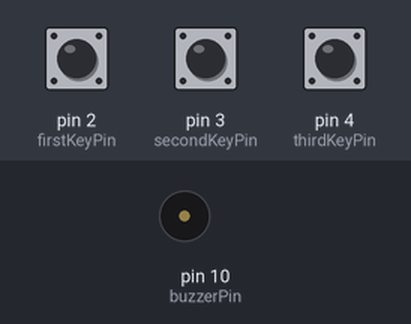
A sketch run on a simulated Arduino Uno, built with avr-gcc and run on an emulated ATmega328P. Shown: buzzer (waves = sounding). Inputs (shaded band) come from the test bench; at power-on: pin 2 (firstKeyPin) HIGH, pin 3 (secondKeyPin) HIGH, pin 4 (thirdKeyPin) HIGH.

Above: at 1.2 s.
1.3 s: pin 2 (firstKeyPin) pulled LOW for 0.15 s
At 1.37 s:
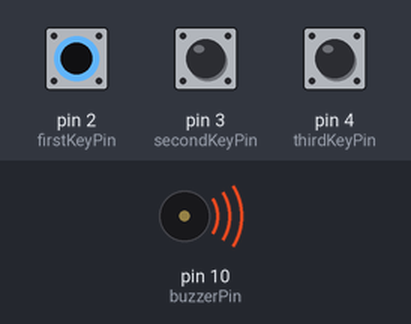
2.9 s: pin 2 (firstKeyPin) pulled LOW for 3.2 s
At 6.9 s:
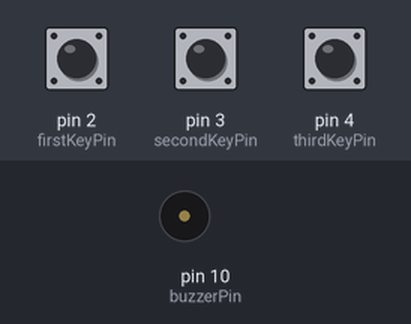
7.6 s: pin 3 (secondKeyPin) pulled LOW for 3.2 s
At 8.0 s:
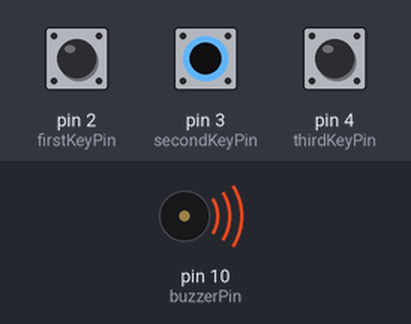
Timing chart, 0 to 12.3 s (numbered marks = the images above; inputs shaded):
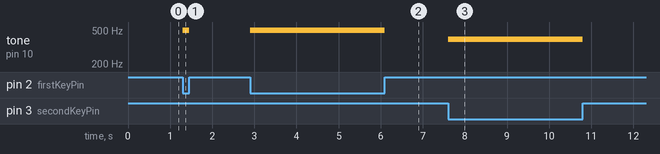

Measured:
- after the input at 1.3 s, tone on pin 10 (buzzerPin): silent → 494 Hz at once, → silent 0.15 s later
- after the input at 2.9 s, tone on pin 10 (buzzerPin): silent → 494 Hz at once, → silent 3.2 s later
- after the input at 7.6 s, tone on pin 10 (buzzerPin): silent → 392 Hz at once, → silent 3.2 s later

The sketch:

C2B_Trumpet_-_MultipleTones.ino
```cpp
/*
  SparkFun Inventor’s Kit
  Circuit 2B-ButtonTrumpet

  Use 3 buttons plugged to play musical notes on a buzzer.

  This sketch was written by SparkFun Electronics, with lots of help from the Arduino community.
  This code is completely free for any use.

  View circuit diagram and instructions at: https://learn.sparkfun.com/tutorials/sparkfun-inventors-kit-experiment-guide---v41
  Download drawings and code at: https://github.com/sparkfun/SIK-Guide-Code
*/
#include <string.h>

//set the pins for the button and buzzer
int firstKeyPin = 2;
int secondKeyPin = 3;
int thirdKeyPin = 4;

int buzzerPin = 10;

const int toneArray[8] = {262,294,330,349,392,440,494,523};


void setup() {
  //set the button pins as inputs
  pinMode(firstKeyPin, INPUT_PULLUP);
  pinMode(secondKeyPin, INPUT_PULLUP);
  pinMode(thirdKeyPin, INPUT_PULLUP);

  //set the buzzer pin as an output
  pinMode(buzzerPin, OUTPUT);
}

void loop() {

  // set up booleans to track button presses
  bool greenBtn = false;
  bool yellowBtn = false;
  bool redBtn = false;

  // get states of buttons
  greenBtn = (digitalRead(firstKeyPin) == LOW);
  yellowBtn = (digitalRead(secondKeyPin) == LOW);
  redBtn = (digitalRead(thirdKeyPin) == LOW);

  // calculate position of tone
  int tonePosition = 0;
  if     (redBtn   &  greenBtn   &  yellowBtn ) tonePosition = 1;
  else if (!redBtn  &  greenBtn   &  yellowBtn ) tonePosition = 2;
  else if (redBtn   &  !greenBtn  &  yellowBtn ) tonePosition = 3;
  else if (!redBtn  &  !greenBtn  &  yellowBtn ) tonePosition = 4;
  else if (redBtn   &  greenBtn   &  !yellowBtn) tonePosition = 5;
  else if (!redBtn  &  greenBtn   &  !yellowBtn) tonePosition = 6;
  else if (redBtn   &  !greenBtn  &  !yellowBtn) tonePosition = 7;
  else if (!redBtn  &  !greenBtn  &  !yellowBtn) tonePosition = 0;

  if (tonePosition > 0) {
    Serial.print(tonePosition);
    tone(buzzerPin, toneArray[tonePosition]);
  }
  else {
    noTone(buzzerPin);                        //if no key is pressed turn the buzzer off
  }
}
```
